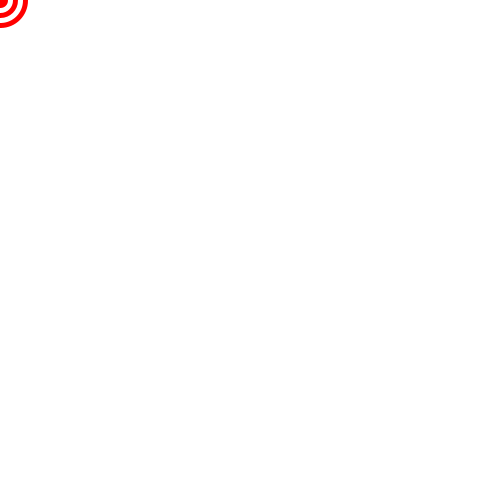
Frame 1 (no input)
Frame 60 (the mouse pressed at the canvas centre just before this capture): identical to frame 1, image omitted
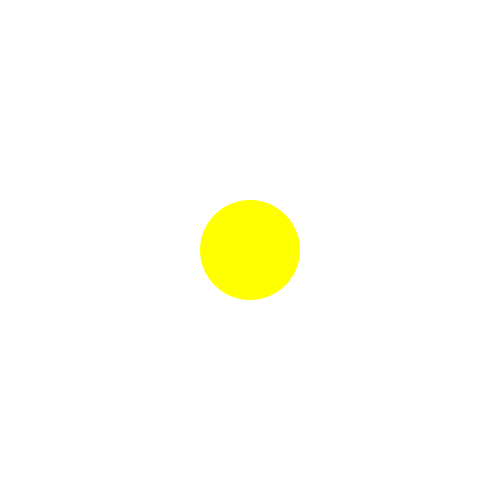
Frame 120 (the mouse held since frame 60 and released just before this capture)

The Processing sketch that drew these frames (run headless with seeded random() and noise(); from frame 60 on, the mouse is pressed at the canvas centre):

// Processing sketch: processing_155790
// ── processing_155790.pde


void setup () {

 size(500,500);
 smooth();
 background(255,255,255);
 
}

void draw()
{
  background(255,255,255);
  noCursor();
  stroke(255,0,0);
  strokeWeight(5);
  fill(255);
  ellipse(mouseX,mouseY,50,50);
  ellipse(mouseX,mouseY,30,30);
  ellipse(mouseX,mouseY,10,10);
  ellipse(mouseX,mouseY,5,5);

  if(frameCount > 300)
    {
    textSize(18);
    fill(0);
    text("hunt or be hunted", 50, 50); 
    
    }

  if(frameCount > 400) 
    {
      background(0);
      fill(0);
      noStroke();
      ellipse(mouseX,mouseY,100,100);
    }
  
    if(frameCount > 600)
    {
    noCursor();
    textSize(18);
    fill(255);
    text("use your flashlight", 50, 50); 
    
    }
  
  if(mousePressed)
    {
      noCursor();
      fill(255,255,0);
      noStroke();
      ellipse(mouseX,mouseY,100,100);
   
    }
   
  if(frameCount > 800)
  {
    fill(0);
    ellipse(450,450,10,5);
    ellipse(475,450,10,5);
 
    text("you are being watched",200,200);
  }
  

}
